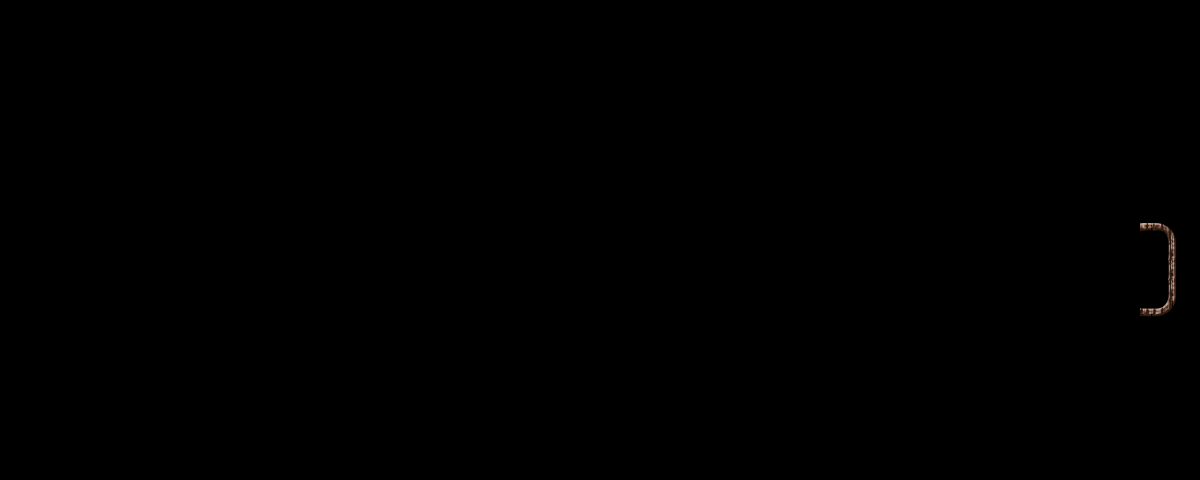

A level layout from a 2D game, rendered from its tile map. Below: a short description, then the map file with tile-grid data replaced by summaries:
An orthogonal 60x24 tile map with 20x20 px tiles, 1 tile layer (Tile Layer 1), 2 tilesets and 7 objects (2x Waypoint, goal, ball).

<map version="1.0" orientation="orthogonal" width="60" height="24" tilewidth="20" tileheight="20">
 <tileset firstgid="1" name="Grass" tilewidth="20" tileheight="20">
  <image source="gfx/Grass.png" width="80" height="140" />
 </tileset>
 <tileset firstgid="29" name="Goals" tilewidth="20" tileheight="20">
  <image source="gfx/Goals.png" width="60" height="60" />
 </tileset>
 <layer name="Tile Layer 1" width="60" height="24">
  <data>[1440 cells, 7 non-empty, 5 distinct tile ids]</data>
 </layer>
 <objectgroup name="Walls" width="60" height="24">
  <properties>
   <property name="type" value="wall" />
  </properties>
  <object x="1137" y="304" width="38" height="9" />
  <object x="1165" y="231" width="12" height="71" />
  <object x="1139" y="221" width="37" height="8" />
 </objectgroup>
 <objectgroup name="Elements" width="60" height="24">
  <properties>
   <property name="type" value="water" />
  </properties>
  <object name="goal" x="1144" y="231" width="21" height="71">
   <properties>
    <property name="direction" value="right" />
    <property name="type" value="goal" />
   </properties>
  </object>
  <object name="ball" x="75" y="47" width="29" height="27">
   <properties>
    <property name="type" value="ball" />
   </properties>
  </object>
  <object name="Waypoint" x="992" y="188">
   <properties>
    <property name="type" value="waypoint" />
   </properties>
  </object>
  <object name="Waypoint" x="470" y="127">
   <properties>
    <property name="type" value="waypoint" />
   </properties>
  </object>
 </objectgroup>
</map>
